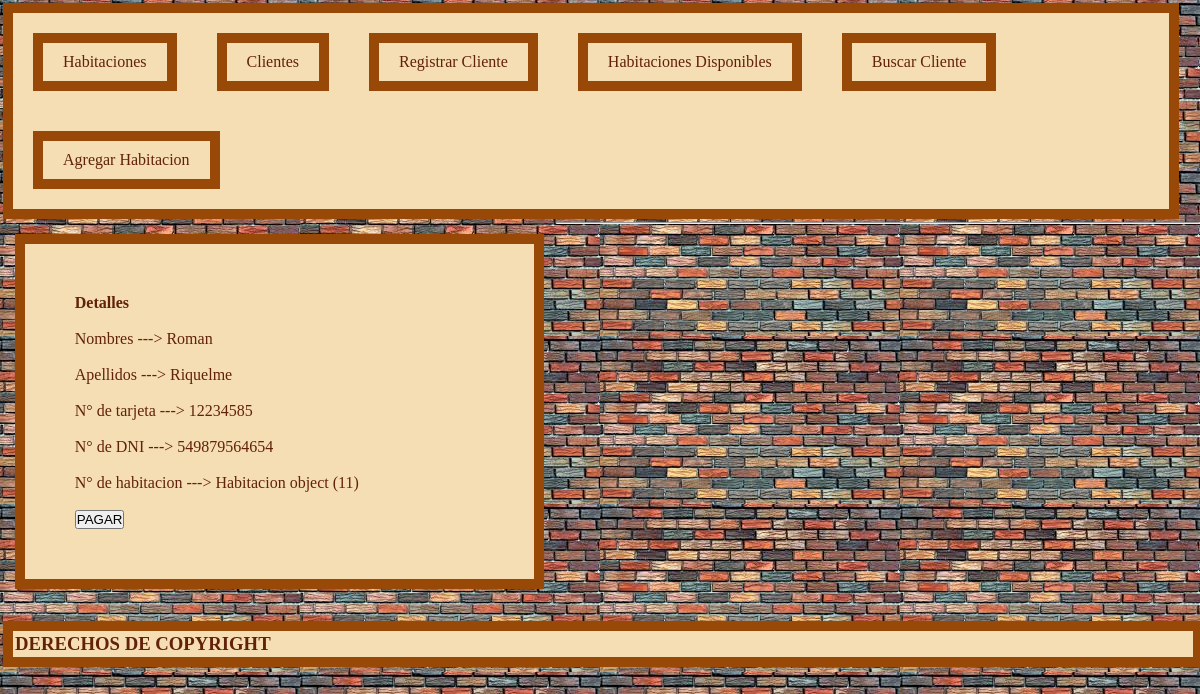
/hotel/cliente/15/, run on the app's committed database.
### hotel/models.py (models this page shows, shortened)
class Cliente(models.Model):
    nombres     = models.CharField(max_length=30) # Nombres del cliente
    apellidos   = models.CharField(max_length=30) # Apellidos del cliente
    tarjeta     = models.PositiveIntegerField()   # Numero de tarjeta
    dni         = models.PositiveIntegerField()   # Numeor de DNI
    habitacion  = models.ForeignKey('Habitacion', on_delete=models.CASCADE)

class Habitacion(models.Model):
    SENCILLA = 'SENCILLA'
    DOBLE  = 'DOBLE'
    MATRIMONIAL = 'MATRIMONIAL'
    SUITE       = 'SUITE'
    TIPO_DE_HABITACION = [
        (SENCILLA,  'Sencilla'),
        (DOBLE, 'Doble'),
        (MATRIMONIAL, 'Matrimonial'),
        (SUITE, 'Suite'),
    ]
    tipo = models.CharField(
        max_length = 15,
        choices = TIPO_DE_HABITACION,
        default = SENCILLA,
    ) #  seleccionar el tipo de habitacion.
    dias        = models.PositiveIntegerField(null = True) # Dias ocupado
    servicios   = models.PositiveIntegerField(null = True) # Servicios al dia
    numero      = models.PositiveIntegerField() # id de la habitacion
    estado      = models.BooleanField(default = False) # False = Ocupadoimineto = models.BooleanField(default = False)
    mantenimiento = models.BooleanField(default = False)
    descripcion = models.CharField(max_length = 100)

### hotel/views.py (the view)
# urls.py: path('cliente/<int:myID>/', ClienteDetailView.as_view(), name = 'cliente-detail'),
class ClienteDetailView(View):
    def get(self, request, myID):
        obj = Cliente.objects.get(id = myID)
        context = {
                'object': obj,
                }
        return render(request, 'hotel/clienteDetail.html', context)

### hotel/templates/hotel/clienteDetail.html (shortened to what this page needs)
{% extends 'base.html' %}
{% block body %}
<h1>Detalles</h1>
<br>
<p>
    Nombres --->
    {{ object.nombres }}
</p>
<br>
<p>
    Apellidos --->
    {{ object.apellidos }}
</p>
<br>
<p>
    N° de tarjeta --->
    {{ object.tarjeta }}
</p>
<br>
<p>
    N° de DNI --->
    {{ object.dni }}
</p>
<br>
<p>
    N° de habitacion --->
    {{ object.habitacion }}
</p>
<br>
<p>
    <button onclick="location.href='delete/'">PAGAR</button>
</p>
{% endblock %}

### hotel/static/css/estilos.css (style rules this page uses)
* { padding: 0; margin: 0; }
h1 { font-style:courier; }
body { background: url("images/ladrillos.jpg"); }

### data on the page
Cliente: nombres "Roman", apellidos "Riquelme", tarjeta "12234585", dni "549879564654", habitacion "Habitacion object (11)"
